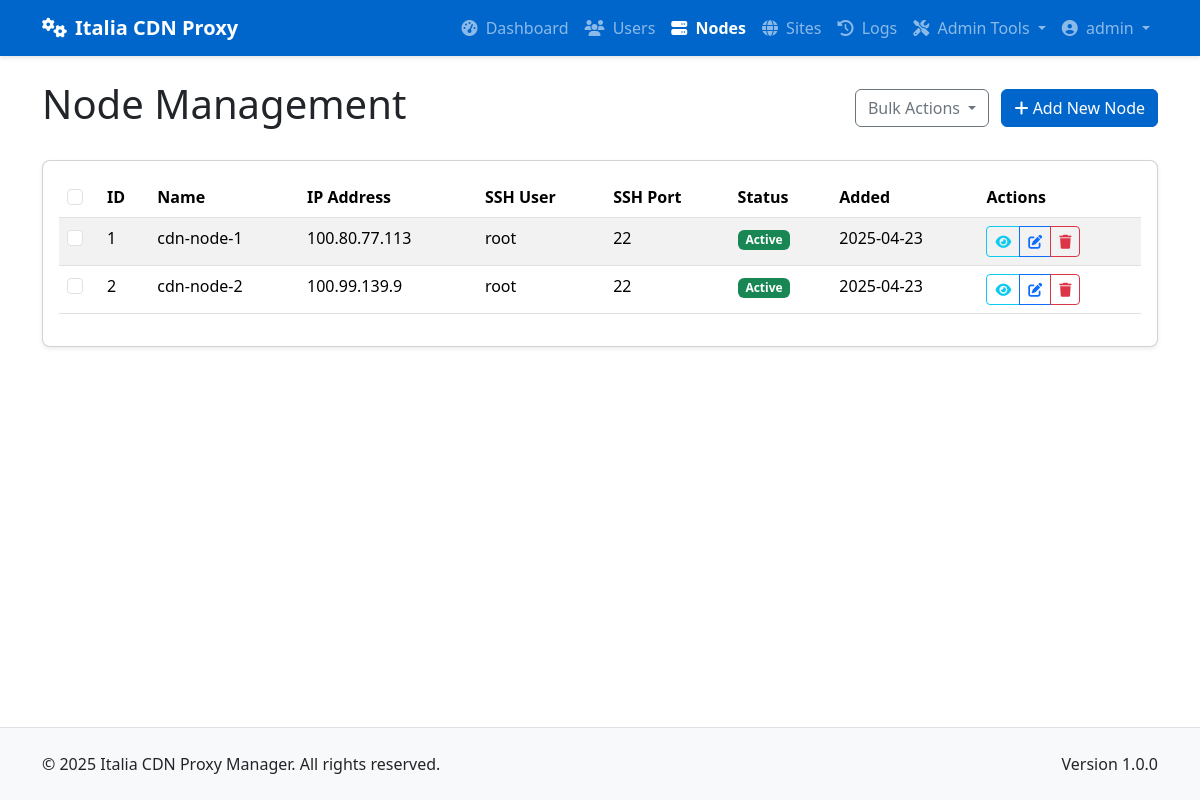
The page /admin/nodes (signed in) on the database as committed earlier.
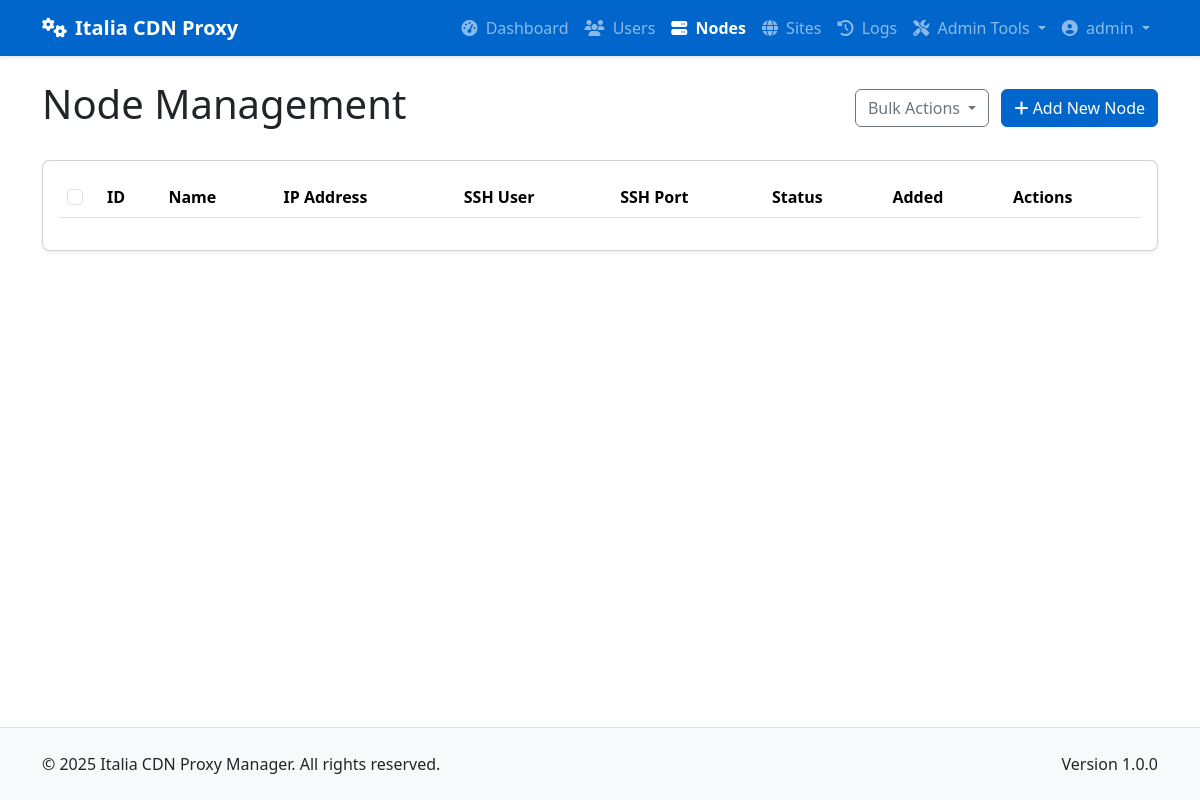
The same page on the database as committed later.
### app/models/models.py (models this page shows, shortened)
class Node(db.Model):
    __tablename__ = 'nodes'
    id = db.Column(db.Integer, primary_key=True)
    name = db.Column(db.String(64), unique=True, nullable=False)
    ip_address = db.Column(db.String(45), nullable=False)  # IPv4 or IPv6
    ssh_port = db.Column(db.Integer, default=22)
    ssh_user = db.Column(db.String(64), nullable=False)
    ssh_key_path = db.Column(db.String(256), nullable=True)  # Path to SSH key file
    ssh_password = db.Column(db.String(256), nullable=True)  # Encrypted password (if using password auth)
    is_active = db.Column(db.Boolean, default=True)
    is_discovered = db.Column(db.Boolean, default=False)  # Whether this node was discovered from YAML
    created_at = db.Column(db.DateTime, default=datetime.utcnow)
    updated_at = db.Column(db.DateTime, default=datetime.utcnow, onupdate=datetime.utcnow)
    nginx_config_path = db.Column(db.String(256), default='/etc/nginx/conf.d')
    nginx_reload_command = db.Column(db.String(256), default='sudo systemctl reload nginx')
    site_nodes = db.relationship('SiteNode', backref='node', lazy='dynamic')

### app/controllers/admin.py (the view)
@admin.route('/nodes')
@login_required
@admin_required
def list_nodes():
    nodes = Node.query.all()
    return render_template('admin/nodes/list.html', nodes=nodes)

### app/models/__init__.py (called while the page is built)
@login_manager.user_loader
def load_user(user_id):
    return User.query.get(int(user_id))

### app/models/models.py (called while the page is built)
    def is_admin(self):
        return self.role == 'admin'

### app/services/access_control.py (called while the page is built)
def admin_required(f):
    @wraps(f)
    def decorated_function(*args, **kwargs):
        if not current_user.is_admin():
            flash('You need admin privileges to access this page.', 'error')
            return abort(403)
        return f(*args, **kwargs)
    return decorated_function

### app/templates/admin/nodes/list.html (shortened to what this page needs)
{% extends 'base.html' %}
{% block content %}
<div class="container py-4">
    <div class="d-flex justify-content-between align-items-center mb-4">
        <h1>Node Management</h1>
        <div>
            <button class="btn btn-outline-secondary dropdown-toggle me-2" type="button" id="bulkActionsDropdown" data-bs-toggle="dropdown" aria-expanded="false">
                Bulk Actions
            </button>
            <a href="{{ url_for('admin.new_node') }}" class="btn btn-primary">
                <i class="fas fa-plus"></i> Add New Node
            </a>
        </div>
    </div>
    <div class="card shadow-sm">
        <div class="card-body">
            <div class="table-responsive">
                <table class="table table-striped table-hover">
                    <thead>
                        <tr>
                            <th width="40">
                                <input type="checkbox" id="selectAllNodes" class="form-check-input">
                            </th>
                            <th>ID</th>
                            <th>Name</th>
                            <th>IP Address</th>
                            <th>SSH User</th>
                            <th>SSH Port</th>
                            <th>Status</th>
                            <th>Added</th>
                            <th>Actions</th>
                        </tr>
                    </thead>
                    <tbody>
                        {% for node in nodes %}
                        <tr>
                            <td>
                                <input type="checkbox" class="form-check-input node-checkbox" data-node-id="{{ node.id }}" value="{{ node.id }}">
                            </td>
                            <td>{{ node.id }}</td>
                            <td>{{ node.name }}</td>
                            <td>{{ node.ip_address }}</td>
                            <td>{{ node.ssh_user }}</td>
                            <td>{{ node.ssh_port }}</td>
                            <td><span class="badge bg-{{ 'success' if node.is_active else 'danger' }}">
                                {{ 'Active' if node.is_active else 'Inactive' }}
                            </span></td>
                            <td>{{ node.created_at.strftime('%Y-%m-%d') }}</td>
                            <td>
                                <div class="btn-group btn-group-sm">
                                    <a href="{{ url_for('admin.view_node', node_id=node.id) }}" class="btn btn-outline-info" title="View Details">
                                        <i class="fas fa-eye"></i>
                                    </a>
                                    <a href="{{ url_for('admin.edit_node', node_id=node.id) }}" class="btn btn-outline-primary" title="Edit Node">
                                        <i class="fas fa-edit"></i>
                                    </a>
                                    <button type="button" class="btn btn-outline-danger"
                                            data-bs-toggle="modal"
                                            data-bs-target="#deleteNodeModal"
                                            data-node-id="{{ node.id }}"
                                            data-node-name="{{ node.name }}"
                                            title="Delete Node">
                                        <i class="fas fa-trash"></i>
                                    </button>
                                </div>
                            </td>
                        </tr>
                        {% endfor %}
                    </tbody>
                </table>
            </div>
        </div>
    </div>
</div>
{% endblock %}

Rows that differ between the two databases and show on the page:
removed Node: id "1", name "cdn-node-1", ip_address "100.80.77.113", ssh_user "root", ssh_port "22", is_active "Active", created_at "2025-04-23"
removed Node: id "2", name "cdn-node-2", ip_address "100.99.139.9", ssh_user "root", ssh_port "22", is_active "Active", created_at "2025-04-23"
